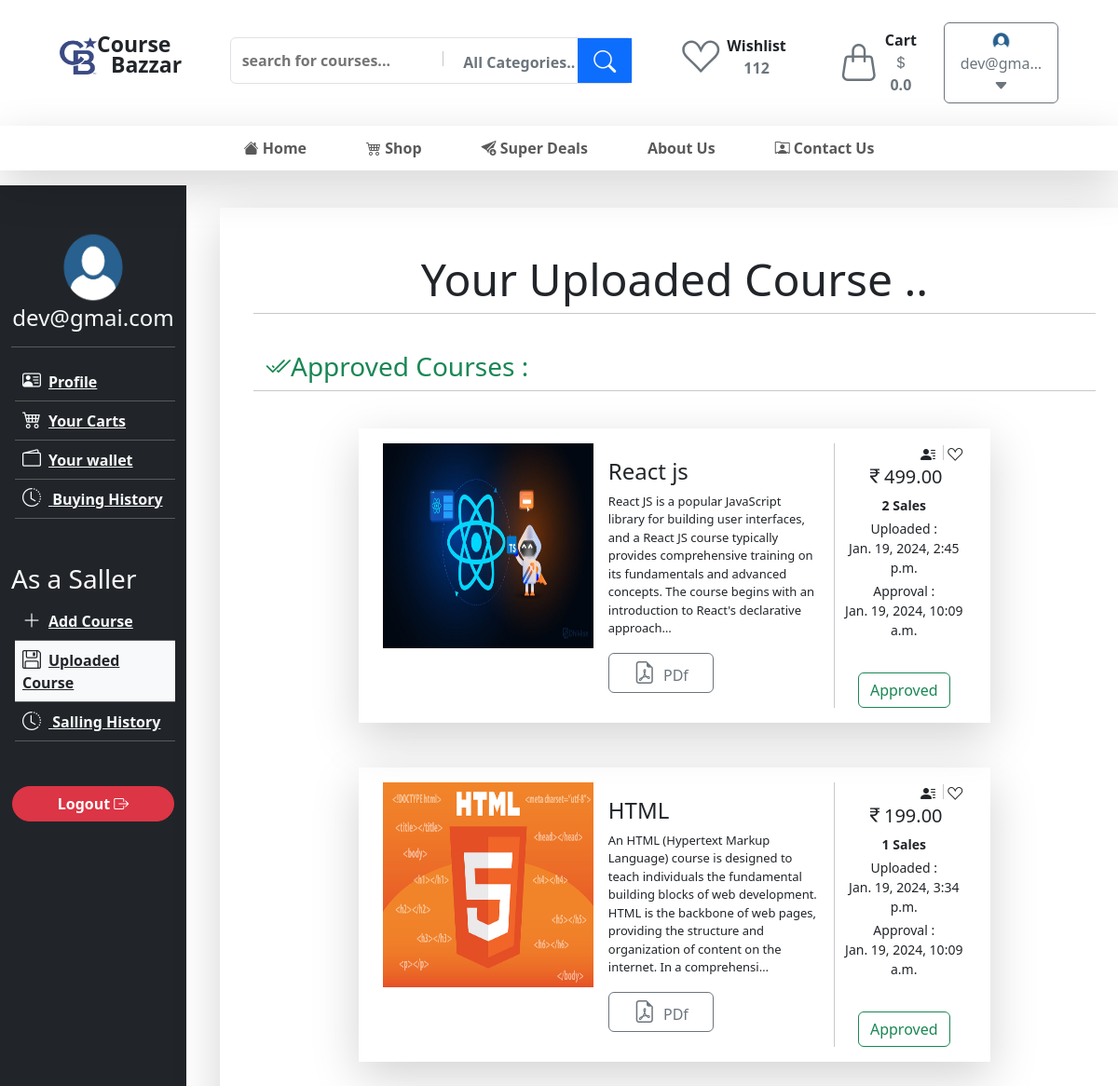
/user/deshboard/uploadedcourses/ (signed in, upper part), run on an earlier commit of the app's database.
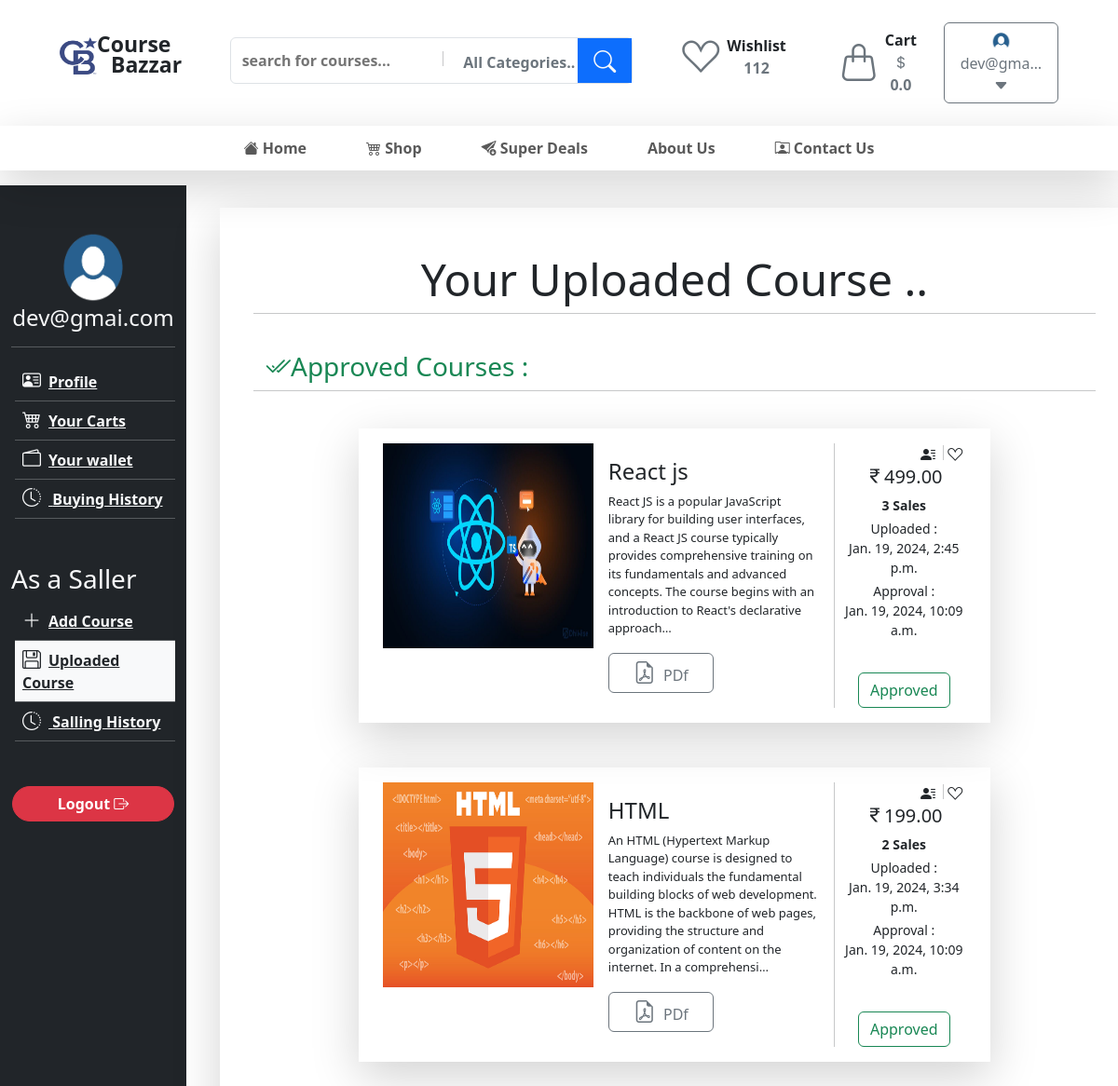
And on a later commit of the database.
### customer/models.py (models this page shows, shortened)
class Course(models.Model):
    user =  models.ForeignKey(CustomUser, related_name='courses', on_delete=models.CASCADE)
    category = models.ForeignKey(CourseCategory,  on_delete=models.CASCADE)
    title =  models.CharField(max_length=50)
    key_points = models.CharField(max_length=100,blank=True, null=True)
    description = models.TextField(max_length=5000)
    price = models.IntegerField()
    sale_counter = models.IntegerField(default=0)
    published_datetime = models.DateTimeField(default=datetime.datetime.now())
    approval_datetime = models.DateTimeField(blank=True, null=True)
    approve = models.BooleanField(default = False)
    image = models.ImageField(upload_to="Course Image/")
    course_file = models.FileField( upload_to='Courses/')

### customer/views.py (the view)
@login_required(login_url='login')
def uploadedcourses(request):
    approve_courses = Course.objects.filter(user_id=request.user.id,approve=True)
    not_approve_courses = Course.objects.filter(user_id=request.user.id,approve=False)
    print(not_approve_courses)
    context = {'approve_courses':approve_courses,
               'not_approve_courses':not_approve_courses,
               }
    return render(request, 'uploadedcourses.html', context)

### customer/profile_context.py (called while the page is built)
def profile_detail(request):
    user = request.user
    if user.username == "admin":
        customer = False
        return  {'customer':customer}
    if user.is_authenticated :
        customer = CustomUser.objects.get(id = user.id)
        cartcounter =  AddToCart.objects.filter(user_id = customer.id).count()
        carts =  AddToCart.objects.filter(user_id = customer.id)
        total_price = 0.00
        for cart in carts:
            total_price += cart.course.price
        context={
            'customer':customer,
            'cartcounter' : cartcounter,
            'total_price':total_price
        }
    else:
        context={
            'customer':False
        }
    return  context

### templates/uploadedcourses.html (shortened to what this page needs)
{% extends "base.html" %}
{% load static %}
 {% block body %}
<div class="container-fluid">
  <div class="row">
    <div class="col-2 bg-dark">
      {% include 'customerdeshboard_sidebar.html' with uploadedcourses='bg-light text-dark' %}
    </div>
    <div class="col-10">
      <div class="container shadow-lg m-4 p-5">
        <div class="row">
          <h1 class="display-5 text-center h2">Your Uploaded Course ..</h1>
          <hr />
        </div>
        <div class="row mt-4">
          <h3 class="text-success">
           <i class="bi bi-check2-all"></i>Approved Courses :</h3>
          <hr />
        </div>
        {% if not approve_courses %}
        <div class="row">
         <div class="col-6 mx-auto text-center text-success d-flex flex-column justify-content-center">
           <i class="bi bi-folder2-open " style="font-size: 100px;"></i>
           <h3>Empty...</h3>
           <a href="{% url 'addcourse' %}">
             <button class="w-auto mt-4 btn btn-outline-success px-5 fw-semibold large"> <i class="bi bi-plus-lg align-middle"></i> Upload Course</button>
           </a>
         </div>
       </div>
         {% else %}
         {% for course in approve_courses %}
         <div class="row py-4">
           <div
             class="col-9 mx-auto shadow-lg d-flex justify-content-center p-3"
           >
             <div style="width: 35%">
               <img
                 src="{{course.image.url}}"
                 height="220px"
                 width="100%"
                 alt=""
               />
             </div>
             <div style="width: 40%" class="d-flex">
               <div class="p-3">
                 <h4>{{course.title}}</h4>
                 <p class="fw-normal" style="font-size: 13px">
                   {{course.description|truncatechars:249 }}
                 </p>
                 <a href="{{course.course_file.url}}" class="mx-auto">
                   <button class="btn btn-outline-secondary w-50">
                     <i class="bi bi-file-earmark-pdf pt-1 pe-1 h4"></i> PDf
                   </button>
                 </a>
               </div>
             </div>
             <div
               class="d-flex flex-column align-items-center justify-content-center ps-2"
               style="width: 22%"
             >
               <div class="ms-auto">
                 <i class="bi bi-person-lines-fill pe-1"></i>
                 <i class="bi bi-suit-heart pe-1"></i>
               </div>
               <h5 class="text-center">
                 <i class="bi bi-currency-rupee"></i>{{course.price|floatformat:2}}
               </h5>
               <p class="small fw-semibold mb-1">{{course.sale_counter}} Sales</p>
               <p class="small text-center mb-1">Uploaded : <br>{{course.published_datetime}}</p>
               <p class="small text-center mb-1">Approval : <br>{{course.approval_datetime}}</p>
               <button class="btn btn-outline-success mt-auto">Approved</button>
             </div>
           </div>
         </div>
         {% endfor %}
         {% endif%}
      </div>
    </div>
  </div>
</div>
{% endblock body %}

What changed in the data, as far as the page shows it:
changed Course "React js": sale_counter "2" → "3"
changed Course "HTML": sale_counter "1" → "2"
